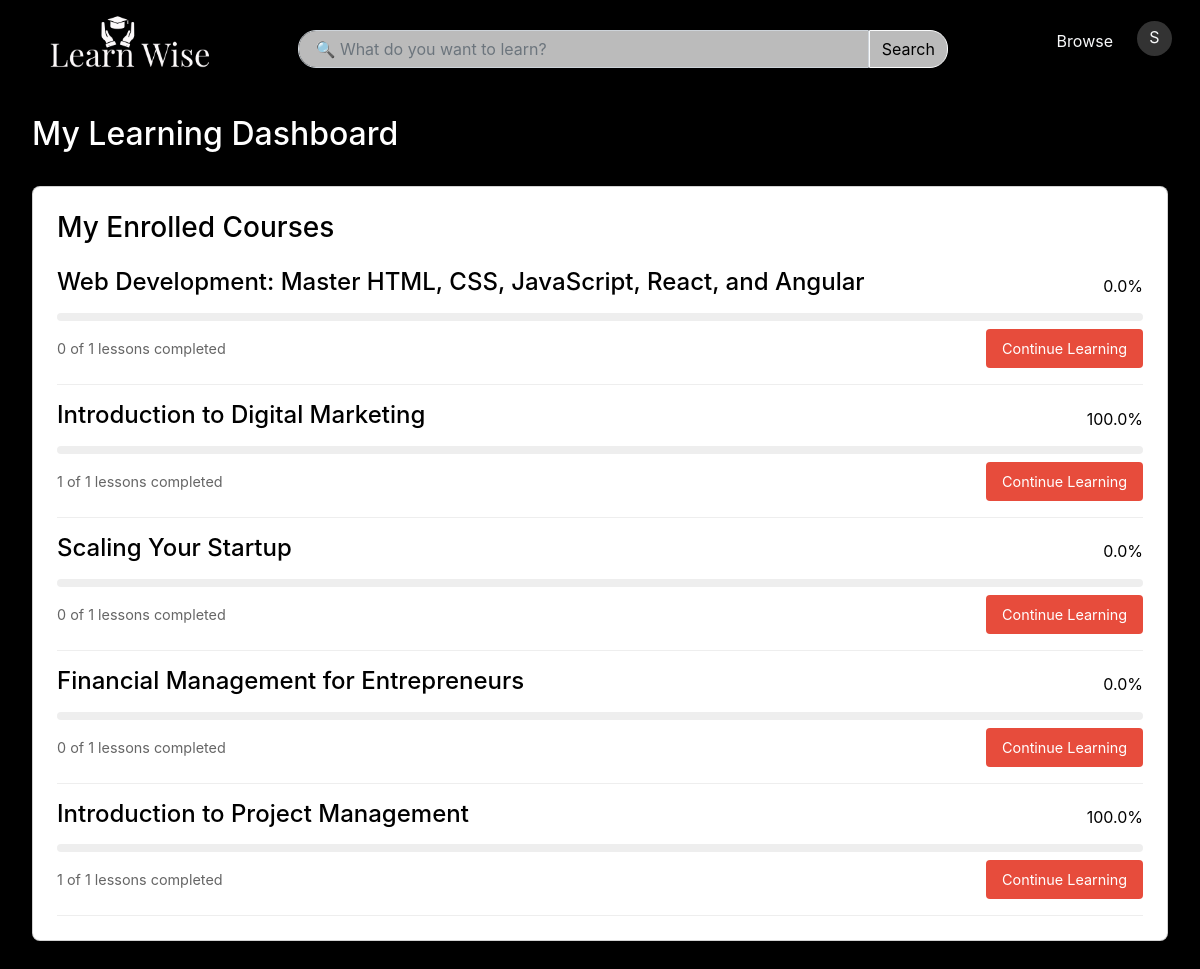
The app's page /student/dashboard (signed in) with its own data.
### app.py (models this page shows)
class User(UserMixin, db.Model):
    id = db.Column(db.Integer, primary_key=True)
    fullname = db.Column(db.String(100), nullable=False)
    email = db.Column(db.String(120), unique=True, nullable=False)
    password = db.Column(db.String(60), nullable=False)
    is_instructor = db.Column(db.Boolean, default=False)
    expertise = db.Column(db.String(100))  # For instructors
    experience = db.Column(db.Integer)      # For instructors
    courses_created = db.relationship('Course', backref='instructor', lazy=True)
    progress = db.relationship('UserProgress', backref='user', lazy=True)

class Course(db.Model):
    id = db.Column(db.Integer, primary_key=True)
    title = db.Column(db.String(200), nullable=False)
    description = db.Column(db.Text)
    category = db.Column(db.String(100))
    instructor_id = db.Column(db.Integer, db.ForeignKey('user.id'))
    price = db.Column(db.Float)
    created_at = db.Column(db.DateTime, default=datetime.utcnow)
    lessons = db.relationship('Lesson', backref='course', lazy=True)
    image_url = db.Column(db.String(500))

### app.py (the view)
@app.route('/student/dashboard')
@login_required
def student_dashboard():
    if current_user.is_instructor:
        return redirect(url_for('instructor_dashboard'))
    progress_data = []
    enrolled_courses = UserProgress.query.filter_by(user_id=current_user.id).all()
    for enrollment in enrolled_courses:
        course = Course.query.get(enrollment.course_id)
        completed_lessons = UserProgress.query.filter_by(
            user_id=current_user.id,
            course_id=course.id,
            completed=True
        ).count()
        progress_data.append({
            'course': course,
            'completed_lessons': completed_lessons,
            'current_lesson': enrollment.lesson_id
        })
    return render_template('student_dashboard.html', progress=progress_data)

### app.py (called while the page is built)
@login_manager.user_loader
def load_user(user_id):
    return User.query.get(int(user_id))

### templates/student_dashboard.html (shortened to what this page needs)
{% extends "layout.html" %}
{% block content %}
<br>
<br>
<div class="dashboard-container">
    <div class="dashboard-header">
        <h1 style="color: white;" >My Learning Dashboard</h1>
    </div>
    <div class="progress-overview">
        {% if progress %}
            <div class="card">
                <h3 style="color: black;" >My Enrolled Courses</h3>
                {% for item in progress %}
                <div class="course-progress-item">
                    <div class="progress-header">
                        <h4 style="color: black;" >{{ item.course.title }}</h4>
                        <span class="progress-percentage">{{ (item.completed_lessons / item.course.lessons|length * 100)|round }}%</span>
                    </div>
                    <div class="progress-bar">
                    </div>
                    <div class="progress-details">
                        <span>{{ item.completed_lessons }} of {{ item.course.lessons|length }} lessons completed</span>
                        <a style="color: white;" href="{{ url_for('view_lesson', course_id=item.course.id, lesson_id=item.current_lesson) }}" class="continue-button">Continue Learning</a>
                    </div>
                </div>
                {% endfor %}
            </div>
        {% endif %}
    </div>
</div>
{% endblock %}

### templates/layout.html (shortened to what this page needs)
<!DOCTYPE html>
<html lang="en">
<head>
    <link href="https://cdn.jsdelivr.net/npm/bootstrap@5.2.3/dist/css/bootstrap.min.css" rel="stylesheet">
</head>
<body>
    <header class="header">
        {% block nav %}
        <nav class="navbar navbar-expand-lg bg-black custom-navbar">
          <div class="container-fluid" >
              <a href="/" class="navbar-brand">
                <img src="{{ url_for('static', filename='images/Learn Wise_transparent-.png') }}" alt="Learn Wise Logo">
              </a>
              <div class="collapse navbar-collapse" id="navbarSupportedContent" >
                {% if hide_search is not defined %}
                  <div class="search-bar mx-lg-auto" >
                      <form action="{{ url_for('search_courses') }}" method="GET" class="d-flex">
                          <input
                              type="search"
                              name="query"
                              placeholder=" 🔍 What do you want to learn?"
                              value="{{ request.args.get('query', '') }}"
                              class="search-input form-control"
                              required
                          >
                          <button type="submit" class="search-button btn btn-light">Search</button>
                      </form>
                  </div>
                  {% endif %}
                  {% if hide_nav_options is not defined %}
                  <ul class="navbar-nav ms-auto mb-2 mb-lg-0 gap-3">
                      <li class="nav-item">
                          <a class="nav-link text-light" href="{{ url_for('browse_courses') }}">
                               Browse
                          </a>
                      </li>
                      {% if current_user.is_authenticated %}
                          <li class="nav-item dropdown">
                              <div class="user-avatar nav-link text-light" role="button" data-bs-toggle="dropdown" aria-expanded="false">
                                  {{ current_user.fullname[:1] }}
                              </div>
                          </li>
                      {% endif %}
                  </ul>
                  {% endif %}
              </div>
          </div>
      </nav>
        {% endblock %}
    </header>
    {% block content %}{% endblock %}
  </body>
</html>

### templates/layout.html (style rules this page uses)
:root { --primary: #4a90e2; --primary-dark: #357abd; --secondary: #2ecc71; --secondary-dark: #27ae60; --accent: #e67e22; --accent-dark: #d35400; --background: #1b1818; --surface: #ffffff; --text-primary: #ffffff; --text-secondary: #7f8c8d; --error: #e74c3c; --success: #2ecc71; }
body { background-color: var(--background); color: var(--text-primary); font-family: 'Inter', -apple-system, BlinkMacSystemFont, sans-serif; }
* { margin: 0; padding: 0; box-sizing: border-box; font-family: -apple-system, BlinkMacSystemFont, 'Segoe UI', Roboto, Oxygen, Ubuntu, Cantarell, sans-serif; }
.header { padding: 1rem 2rem; background: rgb(0, 0, 0); box-shadow: 0 2px 4px rgba(0,0,0,0.1); display: flex; justify-content: space-between; align-items: center; width: 100%; }
body { font-family: -apple-system, BlinkMacSystemFont, 'Segoe UI', Roboto, Oxygen, Ubuntu, Cantarell, sans-serif; line-height: 1.6; background: black; color: var(--text-color); margin: 0; padding: 0; min-height: 100vh; }
.navbar { padding: 0.5rem 1rem; position: fixed; top: 0; left: 0; right: 0; z-index: 1000; background-color: var(--primary-color); height: var(--navbar-height); }
.navbar-brand img { height: 57px; width: auto; }
.search-bar { width: 100%; max-width: 650px; padding-top: 15px; }
.search-input { border-radius: 18px 0 0 18px !important; background-color:rgba(222, 222, 222, 0.842); }
.search-button { border-radius: 0 18px 18px 0 !important; background-color:rgba(222, 222, 222, 0.842); }
.user-avatar { width: 35px; height: 35px; background: rgba(255, 255, 255, 0.2); border-radius: 50%; display: flex; align-items: center; justify-content: center; cursor: pointer; transition: background-color var(--transition-speed); }

### templates/student_dashboard.html (style rules this page uses)
.dashboard-container { padding: 2rem; max-width: 1200px; margin: 0 auto; }
.dashboard-header { margin-bottom: 2rem; }
.dashboard-header h1 { color: #2c3e50; font-size: 2rem; }
.progress-overview { display: grid; gap: 2rem; }
.card { background: white; border-radius: 8px; padding: 1.5rem; box-shadow: 0 2px 4px rgba(0,0,0,0.1); }
.course-progress-item { padding: 1rem 0; border-bottom: 1px solid #eee; }
.progress-header { display: flex; justify-content: space-between; align-items: center; margin-bottom: 0.5rem; }
.progress-bar { height: 8px; background: #eee; border-radius: 4px; overflow: hidden; margin-bottom: 0.5rem; }
.progress-details { display: flex; justify-content: space-between; align-items: center; font-size: 0.9rem; color: #666; }
.continue-button { background: #e74c3c; color: white; padding: 0.5rem 1rem; border-radius: 4px; text-decoration: none; font-size: 0.9rem; }

### records on screen
User: fullname "S"
Course: course "Web Development: Master HTML, CSS, JavaScript, React, and Angular"
Course: course "Introduction to Digital Marketing"
Course: course "Scaling Your Startup"
Course: course "Financial Management for Entrepreneurs"
Course: course "Introduction to Project Management"

### other values on screen
{{ (item.completed_lessons / item.course.lessons|length * 100)|round }} "0.0" "100.0" "0.0" "0.0" "100.0"
{{ item.completed_lessons }} "0" "1" "0" "0" "1"
{{ item.course.lessons|length }} "1" "1" "1" "1" "1"
